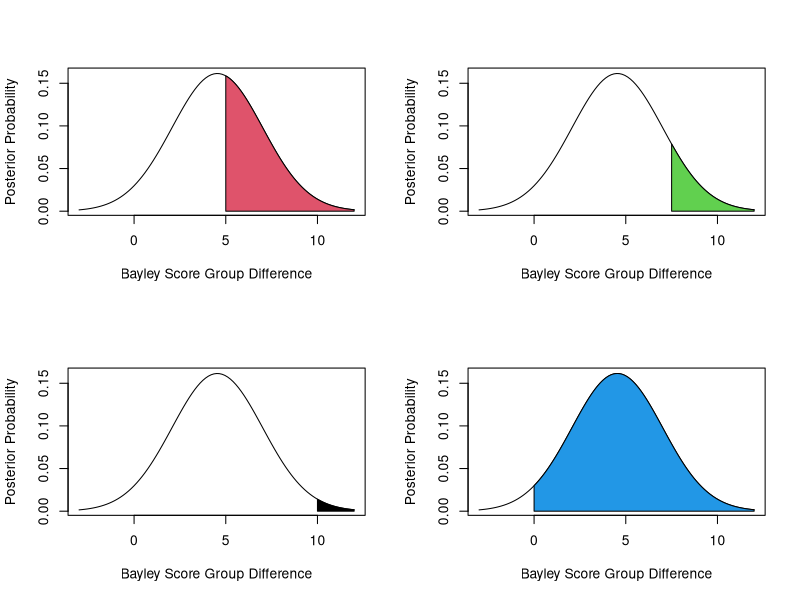

The R source for this figure:

# PLOTTING NORMAL CURVES WITH SHADED AREA UNDER CURVE

colorArea <- function(from, to, density, ..., col="blue", dens=NULL){
  y_seq <- seq(from, to, length.out=500)
  d <- c(0, density(y_seq, ...), 0)
  polygon(c(from, y_seq, to), d, col=col, density=dens)
}

par(mfrow=c(2,2))
curve(dnorm(x,mean=4.54,sd=2.471),-3,12,ylab="Posterior Probability",xlab="Bayley Score Group Difference")
colorArea(from=5, to=12, dnorm, mean=4.54, sd=2.471, col=2)

curve(dnorm(x,mean=4.54,sd=2.471),-3,12,ylab="Posterior Probability",xlab="Bayley Score Group Difference")
colorArea(from=7.5, to=12, dnorm, mean=4.54, sd=2.471, col=3)

curve(dnorm(x,mean=4.54,sd=2.471),-3,12,ylab="Posterior Probability",xlab="Bayley Score Group Difference")
colorArea(from=10, to=12, dnorm, mean=4.54, sd=2.471, col=1)

curve(dnorm(x,mean=4.54,sd=2.471),-3,12,ylab="Posterior Probability",xlab="Bayley Score Group Difference")
colorArea(from=00, to=12, dnorm, mean=4.54, sd=2.471, col=4)